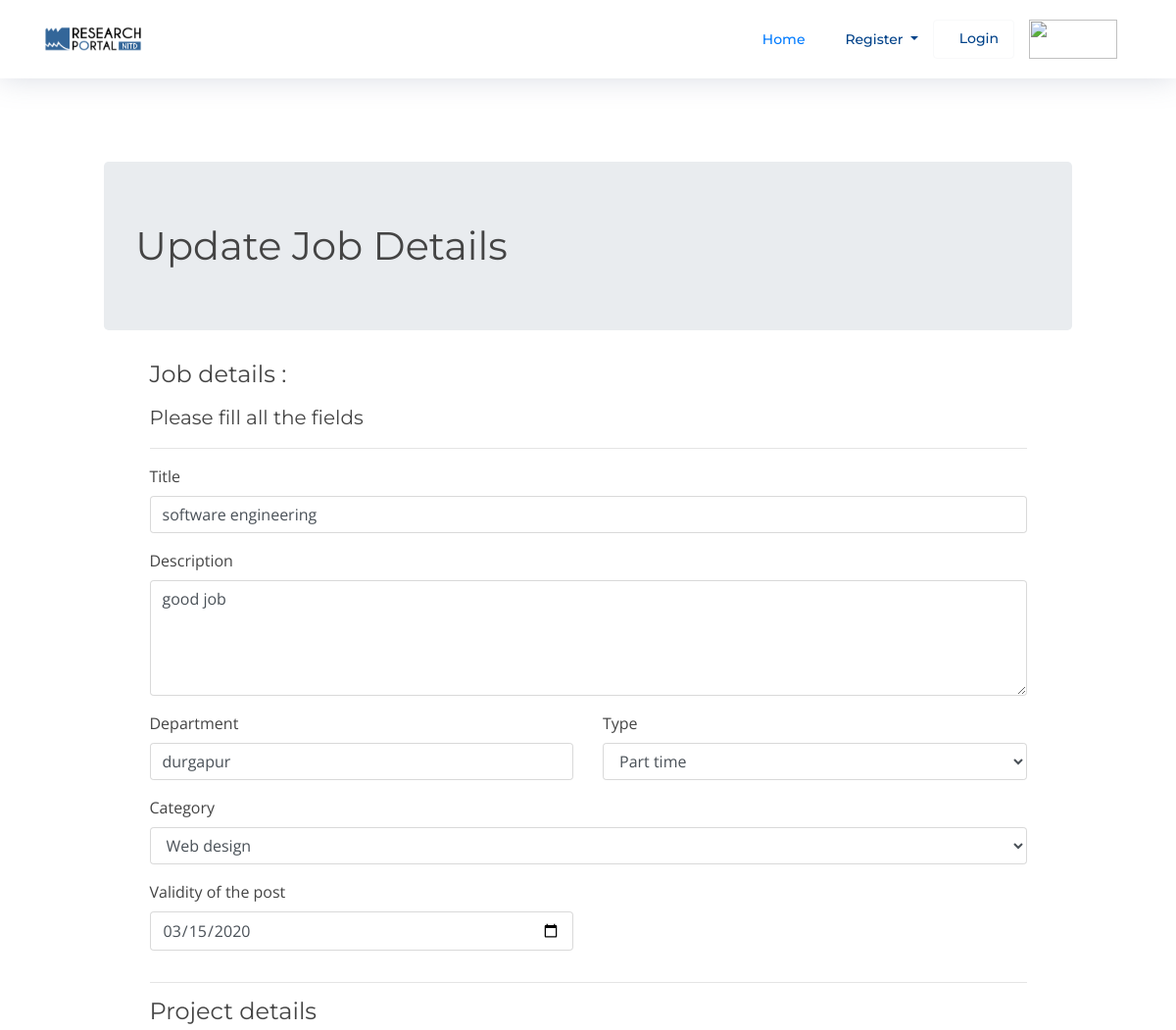
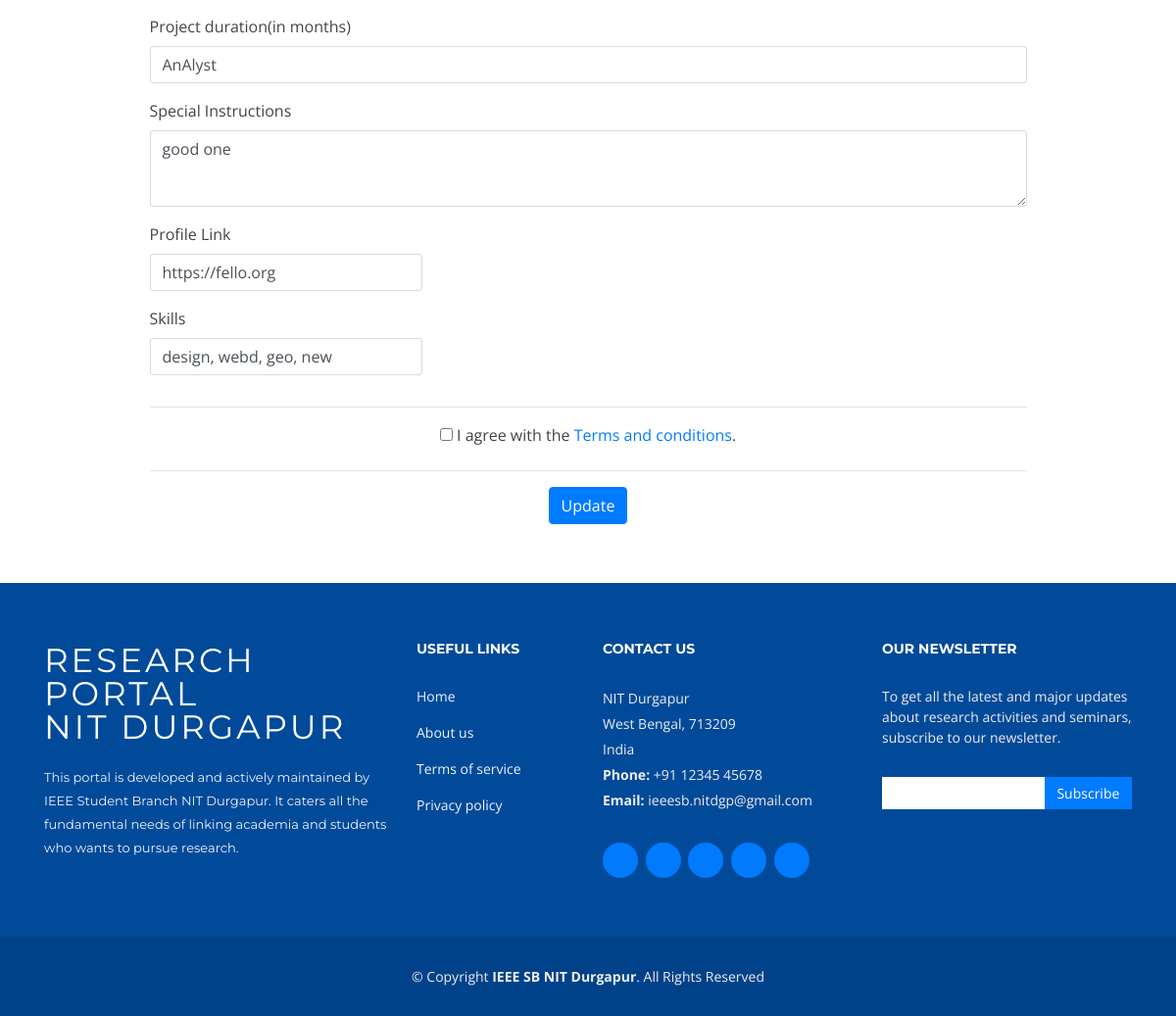
The page /jobs-edit/23 on the database its author committed (2 pictures, top to bottom).
### jobsapp/models.py (models this page shows, shortened)
class Job(models.Model):
    user = models.ForeignKey(User, on_delete=models.CASCADE)
    title = models.CharField(max_length=300)
    description = models.TextField()
    location = models.CharField(max_length=150)
    type = models.CharField(choices=JOB_TYPE, max_length=10)
    category = models.CharField(max_length=100)
    last_date = models.DateTimeField()
    company_name = models.CharField(max_length=100)
    tags = TaggableManager()
    company_description = models.CharField(max_length=300)
    website = models.CharField(max_length=100, default="")
    created_at = models.DateTimeField(default=timezone.now)
    filled = models.BooleanField(default=False)

### jobsapp/views/home.py (the view, shortened to what this page needs)
# urls.py: path('jobs-edit/<int:id>', editjobview, name='jobs-edit'),
def editjobview(request, id=None):
    job= get_object_or_404(Job, id=id)
    updated = False
    update_attempt = False
    creator= job.user.id
    print(creator)
    print(request.user.id)
    context= {'job': job,
              'updated': updated,
              'update_attempt': update_attempt,
              }
    return render(request, 'jobs/editjob.html', context)

### templates/jobs/editjob.html (shortened to what this page needs)
{% extends 'base.html' %}
{% load staticfiles %}
{% block content %}
    <section class="bg-light-gray">
        <div class="container">
            <div class="row">
                <div class="col-lg-11 mx-auto">
                    <h1 class="heading jumbotron">Update Job Details</h1>
                </div>
            </div>
        </div>
    </section>
    <section>
        <div class="container">
            <div class="row">
                <div class="col-lg-10 mx-auto">
                    <form id="job-main-form" method="POST" action="{% url 'jobs:jobs-edit' job.id %}" class="job-add-form">
                        <div class="row">
                            <div class="col-lg-12">
                                <h4 class="text">Job details :</h4>
                                {% if not form.is_valid and updated == False %}
                                <h5 class="text">Please fill all the fields</h5>
                                {% endif %}
                                <hr>
                            </div>
                        </div>
                        <div class="row">
                            <div class="col-lg-12 form-group">
                                <label for="title">Title</label>
                                <input id="title" name="title" type="text" class="form-control" value="{{ job.title }}">
                            </div>
                        </div>
                        <div class="row">
                            <div class="col-lg-12 form-group">
                                <label for="text">Description</label>
                                <textarea id="text" name="description" rows="5" class="form-control" placeholder="{{ job.description }}">{{ job.description }}</textarea>
                            </div>
                        </div>
                        <div class="row">
                            <div class="col-lg-6 form-group">
                                <label for="location">Department</label>
                                <input id="location" name="location" type="text" placeholder="{{ job.location }}"
                                       class="form-control" value="{{ job.location }}">
                            </div>
                            <div class="col-lg-6 form-group">
                                <label for="type">Type</label>
                                {% if job.type == '1' %}
                                    <select id="type" name="type"
                                        class="form-control select2">
                                    <option value="1" selected>Full time</option>
                                    <option value="2">Part time</option>
                                    <option value="3">Internship</option>
                                    </select>
                                {% elif job.type == '2' %}
                                    <select id="type" name="type"
                                        class="form-control select2">
                                    <option value="2" selected>Part time</option>
                                    </select>
                                {% endif %}
                            </div>
                        </div>
                        <div class="row">
                            <div class="col-lg-12 form-group">
                                <label for="category">Category</label>
                                <select id="category" name="category" placeholder="{{ job.category }}"
                                        class="form-control select2">
                                    <option value="web-design">Web design</option>
                                </select>
                            </div>
                        </div>
                        <div class="row">
                            <div class="col-xl-6 form-group">
                                <label for="validity">Validity of the post</label>
                                <input id="validity" name="last_date" type="date" class="form-control" value="{{ job.last_date|date:'yy-m-d' }}">
                            </div>
                        </div>
                        <div class="row">
                            <div class="col-lg-12">
                                <hr class="margin-bottom--big">
                            </div>
                        </div>
                        <div class="row">
                            <div class="col-lg-12">
                                <h4>Project details</h4>
                            </div>
                        </div>
                        <div class="row">
                            <div class="col-lg-12 form-group">
                                <label for="company_name">Project duration(in months)</label>
                                <input id="company_name" name="company_name" type="text" class="form-control" value="{{ job.company_name }}">
                            </div>
                        </div>
                        <div class="row">
                            <div class="col-lg-12 form-group">
                                <label for="company_description">Special Instructions</label>
                                <textarea id="company_description" name="company_description" rows="3"
                                          class="form-control" placeholder="{{ job.company_description }}">{{ job.company_description }}</textarea>
                            </div>
                        </div>
                        <div class="row">
                            <div class="col-lg-4 form-group">
                                <label for="company_website">Profile Link</label>
                                <input id="company_website" name="website" type="url" class="form-control" value="{{ job.website }}">
                            </div>
                        </div>
                        <div class="row">
                            <div class="col-lg-4 form-group">
                                <label for="tags">Skills</label>
                                <input id="tags" name="tags" type="text" class="form-control" value="{{ job.tags.all|join:', ' }}">
                            </div>
                        </div>
                        <div class="row">
                            <div class="col-lg-12">
                                <hr>
                                <div class="checkbox text-center">
                                    <label>
                                        <input type="checkbox"> I agree with the <a href="#">Terms and conditions</a>.
                                    </label>
                                </div>
                            </div>
                        </div>
                        <div class="row">
                            <div class="col-lg-12 text-center">
                                <hr>
                                <input type="submit" name = "submit" value="Update" class="btn btn-primary">
                            </div>
                        </div>
                    </form>
                </div>
            </div>
        </div>
    </section>
{% endblock %}

### jobsapp/static/jobsapp/css/style.css (style rules this page uses)
body { background: #fff; color: #444; font-family: "Open Sans", sans-serif; }
a { color: #007bff; transition: 0.5s; }
h1, h2, h3, h4, h5, h6 { font-family: "Montserrat", sans-serif; font-weight: 400; margin: 0 0 20px 0; padding: 0; }

### rows shown on the page
Job: title "software engineering", description "good job", location "durgapur", category "Web design", last_date "03/15/2020", company_name "AnAlyst", company_description "good one", website "https://fello.org", tags "design, webd, geo, new"
